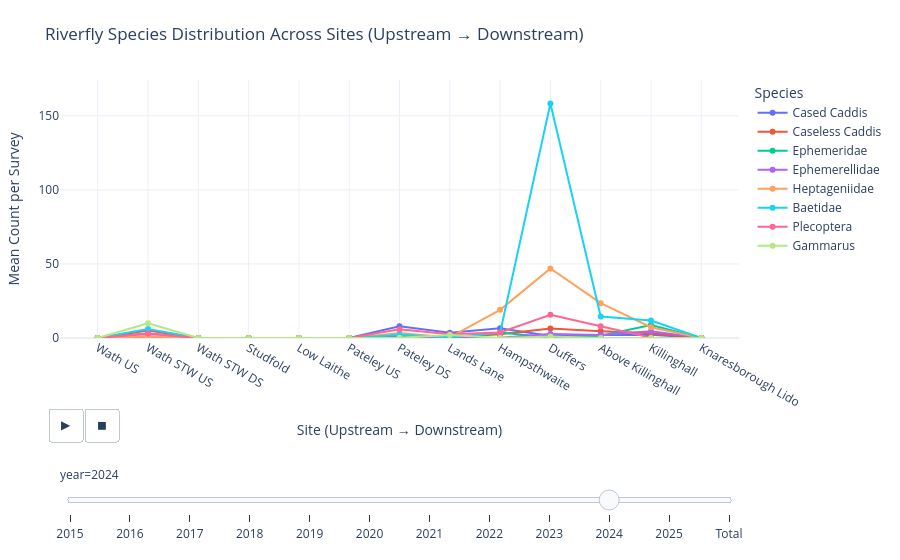

Here is the notebook cell this chart was saved with:
### Markdown cell above
#### (TBC) 2.3.3 Identifying Spatial Patterns and Between‑Site Variation
Objective
Interpret the visual patterns to determine whether species differ meaningfully between sites.

Patterns to look for
- Upstream vs downstream differences
    - Sensitive taxa more common upstream?
    - Tolerant taxa dominating downstream?
- Site clusters
    - Groups of sites with similar species profiles.
    - Sites that stand out as unusual.
- Species restricted to certain areas
    - Species only found above/below sewage treatment works.
    - Species missing from impacted sections.
- Dominance patterns
- Sites dominated by one or two species (low diversity).
- Sites with balanced species assemblages (high diversity).

What to report
Clear, descriptive statements about spatial variation — no statistics required unless you choose to include them.

### Code cell
rename_map = {
    'Studfold Caravan Park - Howstean/Whit Beck': 'Studfold',
    'Pateley STW US': 'Pateley US',
    'Pateley STW DS': 'Pateley DS',
    'Above Killinghall Bridge': 'Above Killinghall',
    'Killinghall Bridge': 'Killinghall'
}
df_nidd['site_simple'] = df_nidd['site'].replace(rename_map)

species_cols = [
    'count_cased_caddis','count_caseless_caddis',
    'count_mayfly_(ephemeridae)','count_blue-winged_olive_(ephemerellidae)',
    'count_flat-bodied_stone_clinger_(heptageniidae)',
    'count_olives_(baetidae)','count_stoneflies_(plecoptera)',
    'count_freshwater_shrimp'
]

df_nidd['year'] = df_nidd['recorded_date'].dt.year

hydro_order = [
    'Wath US','Wath STW US','Wath STW DS','Studfold','Low Laithe',
    'Pateley US','Pateley DS','Lands Lane','Hampsthwaite',
    'Duffers','Above Killinghall','Killinghall','Knaresborough Lido'
]

all_years = list(range(2015,2026))

species_year = (
    df_nidd.groupby(['site_simple','year'])[species_cols]
    .sum()
    .div(df_nidd.groupby(['site_simple','year']).size(),axis=0)
    .reset_index()
)

species_long = species_year.melt(
    id_vars=['site_simple','year'],
    value_vars=species_cols,
    var_name='species',
    value_name='mean_count'
)

full_grid = pd.MultiIndex.from_product(
    [hydro_order,all_years,species_cols],
    names=['site_simple','year','species']
).to_frame(index=False)

species_long = full_grid.merge(
    species_long,
    on=['site_simple','year','species'],
    how='left'
)

species_long['mean_count'] = species_long['mean_count'].fillna(0)

species_total = (
    df_nidd.groupby('site_simple')[species_cols]
    .sum()
    .div(df_nidd.groupby('site_simple').size(),axis=0)
    .reset_index()
)

species_total['year'] = 'Total'

species_total_long = species_total.melt(
    id_vars=['site_simple','year'],
    value_vars=species_cols,
    var_name='species',
    value_name='mean_count'
)

species_long = pd.concat(
    [species_long, species_total_long],
    ignore_index=True
)


rename_taxa = {
    'count_cased_caddis':'Cased Caddis',
    'count_caseless_caddis':'Caseless Caddis',
    'count_mayfly_(ephemeridae)':'Ephemeridae',
    'count_blue-winged_olive_(ephemerellidae)':'Ephemerellidae',
    'count_flat-bodied_stone_clinger_(heptageniidae)':'Heptageniidae',
    'count_olives_(baetidae)':'Baetidae',
    'count_stoneflies_(plecoptera)':'Plecoptera',
    'count_freshwater_shrimp':'Gammarus'
}

species_long['species'] = species_long['species'].replace(rename_taxa)

year_order = [str(y) for y in range(2015,2026)] + ['Total']

species_long['year'] = species_long['year'].astype(str)
species_long['year'] = pd.Categorical(species_long['year'],categories=year_order,ordered=True)

species_long['site_simple'] = pd.Categorical(
    species_long['site_simple'],
    categories=hydro_order,
    ordered=True
)

y_max = species_long['mean_count'].max() * 1.1

fig = px.line(
    species_long,
    x='site_simple',
    y='mean_count',
    color='species',
    line_group='species',
    markers=True,
    animation_frame='year',
    labels={
        'site_simple':'Site',
        'mean_count':'Mean Count per Survey',
        'species':'Species'
    },
    title='Riverfly Species Distribution Across Sites (Upstream → Downstream)'
)

fig.update_layout(

    xaxis=dict(
        title="Site (Upstream → Downstream)",
        categoryorder='array',
        categoryarray=hydro_order
    ),

    yaxis=dict(
        title="Mean Count per Survey",
        range=[0,y_max]
    ),

    template='plotly_white',
    height=600,

    margin=dict(
        l=60,
        r=30,
        t=80,
        b=130   
    )
)

fig.layout.updatemenus[0].buttons[0].args[1]["frame"]["duration"] = 1400
fig.layout.updatemenus[0].buttons[0].args[1]["transition"]["duration"] = 600

fig.update_layout(
    sliders=[dict(
        y=-0.25,
        x=0,
        len=1.0
    )]
)

fig.show()

### Figure 1 — Plotly figure (JSON) as saved in the notebook; plotly's stock layout.template omitted (floating-point values rounded to 4 significant figures)
{"data": [{"hovertemplate": "Species=Cased Caddis<br>year=2024<br>Site=%{x}<br>Mean Count per Survey=%{y}<extra></extra>", "legendgroup": "Cased Caddis", "line": {"color": "#636efa", "dash": "solid"}, "marker": {"symbol": "circle"}, "mode": "lines+markers", "name": "Cased Caddis", "orientation": "v", "showlegend": true, "type": "scatter", "visible": true, "x": ["Wath US", "Wath STW US", "Wath STW DS", "Studfold", "Low Laithe", "Pateley US", "Pateley DS", "Lands Lane", "Hampsthwaite", "Duffers", "Above Killinghall", "Killinghall", "Knaresborough Lido"], "xaxis": "x", "y": [0, 3, 0, 0, 0, 0, 7.875, 3.5, 6.5, 1.333, 2, 2.25, 0], "yaxis": "y"}, {"hovertemplate": "Species=Caseless Caddis<br>year=2024<br>Site=%{x}<br>Mean Count per Survey=%{y}<extra></extra>", "legendgroup": "Caseless Caddis", "line": {"color": "#EF553B", "dash": "solid"}, "marker": {"symbol": "circle"}, "mode": "lines+markers", "name": "Caseless Caddis", "orientation": "v", "showlegend": true, "type": "scatter", "visible": true, "x": ["Wath US", "Wath STW US", "Wath STW DS", "Studfold", "Low Laithe", "Pateley US", "Pateley DS", "Lands Lane", "Hampsthwaite", "Duffers", "Above Killinghall", "Killinghall", "Knaresborough Lido"], "xaxis": "x", "y": [0, 5, 0, 0, 0, 0, 2.25, 0.5, 2.5, 6.333, 4.5, 3.25, 0], "yaxis": "y"}, {"hovertemplate": "Species=Ephemeridae<br>year=2024<br>Site=%{x}<br>Mean Count per Survey=%{y}<extra></extra>", "legendgroup": "Ephemeridae", "line": {"color": "#00cc96", "dash": "solid"}, "marker": {"symbol": "circle"}, "mode": "lines+markers", "name": "Ephemeridae", "orientation": "v", "showlegend": true, "type": "scatter", "visible": true, "x": ["Wath US", "Wath STW US", "Wath STW DS", "Studfold", "Low Laithe", "Pateley US", "Pateley DS", "Lands Lane", "Hampsthwaite", "Duffers", "Above Killinghall", "Killinghall", "Knaresborough Lido"], "xaxis": "x", "y": [0, 1, 0, 0, 0, 0, 1.375, 0, 3.75, 0.3333, 1.5, 8.75, 0], "yaxis": "y"}, {"hovertemplate": "Species=Ephemerellidae<br>year=2024<br>Site=%{x}<br>Mean Count per Survey=%{y}<extra></extra>", "legendgroup": "Ephemerellidae", "line": {"color": "#ab63fa", "dash": "solid"}, "marker": {"symbol": "circle"}, "mode": "lines+markers", "name": "Ephemerellidae", "orientation": "v", "showlegend": true, "type": "scatter", "visible": true, "x": ["Wath US", "Wath STW US", "Wath STW DS", "Studfold", "Low Laithe", "Pateley US", "Pateley DS", "Lands Lane", "Hampsthwaite", "Duffers", "Above Killinghall", "Killinghall", "Knaresborough Lido"], "xaxis": "x", "y": [0, 1, 0, 0, 0, 0, 1.625, 0, 0.25, 2.667, 2, 4.5, 0], "yaxis": "y"}, {"hovertemplate": "Species=Heptageniidae<br>year=2024<br>Site=%{x}<br>Mean Count per Survey=%{y}<extra></extra>", "legendgroup": "Heptageniidae", "line": {"color": "#FFA15A", "dash": "solid"}, "marker": {"symbol": "circle"}, "mode": "lines+markers", "name": "Heptageniidae", "orientation": "v", "showlegend": true, "type": "scatter", "visible": true, "x": ["Wath US", "Wath STW US", "Wath STW DS", "Studfold", "Low Laithe", "Pateley US", "Pateley DS", "Lands Lane", "Hampsthwaite", "Duffers", "Above Killinghall", "Killinghall", "Knaresborough Lido"], "xaxis": "x", "y": [0, 1, 0, 0, 0, 0, 3.125, 0.5, 19, 47, 23.5, 7.25, 0], "yaxis": "y"}, {"hovertemplate": "Species=Baetidae<br>year=2024<br>Site=%{x}<br>Mean Count per Survey=%{y}<extra></extra>", "legendgroup": "Baetidae", "line": {"color": "#19d3f3", "dash": "solid"}, "marker": {"symbol": "circle"}, "mode": "lines+markers", "name": "Baetidae", "orientation": "v", "showlegend": true, "type": "scatter", "x": ["Wath US", "Wath STW US", "Wath STW DS", "Studfold", "Low Laithe", "Pateley US", "Pateley DS", "Lands Lane", "Hampsthwaite", "Duffers", "Above Killinghall", "Killinghall", "Knaresborough Lido"], "xaxis": "x", "y": [0, 6, 0, 0, 0, 0, 2.125, 0.5, 3.5, 158.3, 14.5, 11.75, 0], "yaxis": "y"}, {"hovertemplate": "Species=Plecoptera<br>year=2024<br>Site=%{x}<br>Mean Count per Survey=%{y}<extra></extra>", "legendgroup": "Plecoptera", "line": {"color": "#FF6692", "dash": "solid"}, "marker": {"symbol": "circle"}, "mode": "lines+markers", "name": "Plecoptera", "orientation": "v", "showlegend": true, "type": "scatter", "visible": true, "x": ["Wath US", "Wath STW US", "Wath STW DS", "Studfold", "Low Laithe", "Pateley US", "Pateley DS", "Lands Lane", "Hampsthwaite", "Duffers", "Above Killinghall", "Killinghall", "Knaresborough Lido"], "xaxis": "x", "y": [0, 3, 0, 0, 0, 0, 5.875, 2.5, 3.75, 15.67, 8, 0.25, 0], "yaxis": "y"}, {"hovertemplate": "Species=Gammarus<br>year=2024<br>Site=%{x}<br>Mean Count per Survey=%{y}<extra></extra>", "legendgroup": "Gammarus", "line": {"color": "#B6E880", "dash": "solid"}, "marker": {"symbol": "circle"}, "mode": "lines+markers", "name": "Gammarus", "orientation": "v", "showlegend": true, "type": "scatter", "visible": true, "x": ["Wath US", "Wath STW US", "Wath STW DS", "Studfold", "Low Laithe", "Pateley US", "Pateley DS", "Lands Lane", "Hampsthwaite", "Duffers", "Above Killinghall", "Killinghall", "Knaresborough Lido"], "xaxis": "x", "y": [0, 10, 0, 0, 0, 0, 0.125, 2, 0, 1, 0, 0, 0], "yaxis": "y"}], "layout": {"autosize": true, "legend": {"title": {"text": "Species"}, "tracegroupgap": 0}, "margin": {"b": 130, "l": 60, "r": 30, "t": 80}, "sliders": [{"active": 9, "currentvalue": {"prefix": "year="}, "len": 1, "pad": {"b": 10, "t": 60}, "steps": [{"args": [["2015"], {"frame": {"duration": 0, "redraw": false}, "fromcurrent": true, "mode": "immediate", "transition": {"duration": 0, "easing": "linear"}}], "label": "2015", "method": "animate"}, {"args": [["2016"], {"frame": {"duration": 0, "redraw": false}, "fromcurrent": true, "mode": "immediate", "transition": {"duration": 0, "easing": "linear"}}], "label": "2016", "method": "animate"}, {"args": [["2017"], {"frame": {"duration": 0, "redraw": false}, "fromcurrent": true, "mode": "immediate", "transition": {"duration": 0, "easing": "linear"}}], "label": "2017", "method": "animate"}, {"args": [["2018"], {"frame": {"duration": 0, "redraw": false}, "fromcurrent": true, "mode": "immediate", "transition": {"duration": 0, "easing": "linear"}}], "label": "2018", "method": "animate"}, {"args": [["2019"], {"frame": {"duration": 0, "redraw": false}, "fromcurrent": true, "mode": "immediate", "transition": {"duration": 0, "easing": "linear"}}], "label": "2019", "method": "animate"}, {"args": [["2020"], {"frame": {"duration": 0, "redraw": false}, "fromcurrent": true, "mode": "immediate", "transition": {"duration": 0, "easing": "linear"}}], "label": "2020", "method": "animate"}, {"args": [["2021"], {"frame": {"duration": 0, "redraw": false}, "fromcurrent": true, "mode": "immediate", "transition": {"duration": 0, "easing": "linear"}}], "label": "2021", "method": "animate"}, {"args": [["2022"], {"frame": {"duration": 0, "redraw": false}, "fromcurrent": true, "mode": "immediate", "transition": {"duration": 0, "easing": "linear"}}], "label": "2022", "method": "animate"}, {"args": [["2023"], {"frame": {"duration": 0, "redraw": false}, "fromcurrent": true, "mode": "immediate", "transition": {"duration": 0, "easing": "linear"}}], "label": "2023", "method": "animate"}, {"args": [["2024"], {"frame": {"duration": 0, "redraw": false}, "fromcurrent": true, "mode": "immediate", "transition": {"duration": 0, "easing": "linear"}}], "label": "2024", "method": "animate"}, {"args": [["2025"], {"frame": {"duration": 0, "redraw": false}, "fromcurrent": true, "mode": "immediate", "transition": {"duration": 0, "easing": "linear"}}], "label": "2025", "method": "animate"}, {"args": [["Total"], {"frame": {"duration": 0, "redraw": false}, "fromcurrent": true, "mode": "immediate", "transition": {"duration": 0, "easing": "linear"}}], "label": "Total", "method": "animate"}], "x": 0, "xanchor": "left", "y": -0.25, "yanchor": "top"}], "title": {"text": "Riverfly Species Distribution Across Sites (Upstream → Downstream)"}, "updatemenus": [{"active": 0, "buttons": [{"args": [null, {"frame": {"duration": 1400, "redraw": false}, "fromcurrent": true, "mode": "immediate", "transition": {"duration": 600, "easing": "linear"}}], "label": "&#9654;", "method": "animate"}, {"args": [[null], {"frame": {"duration": 0, "redraw": false}, "fromcurrent": true, "mode": "immediate", "transition": {"duration": 0, "easing": "linear"}}], "label": "&#9724;", "method": "animate"}], "direction": "left", "pad": {"r": 10, "t": 70}, "showactive": false, "type": "buttons", "x": 0.1, "xanchor": "right", "y": 0, "yanchor": "top"}], "xaxis": {"anchor": "y", "autorange": true, "categoryarray": ["Wath US", "Wath STW US", "Wath STW DS", "Studfold", "Low Laithe", "Pateley US", "Pateley DS", "Lands Lane", "Hampsthwaite", "Duffers", "Above Killinghall", "Killinghall", "Knaresborough Lido"], "categoryorder": "array", "domain": [0, 1], "range": [-0.7759, 12.78], "title": {"text": "Site (Upstream → Downstream)"}, "type": "category"}, "yaxis": {"anchor": "x", "domain": [0, 1], "range": [0, 174.2], "title": {"text": "Mean Count per Survey"}, "type": "linear"}}}
